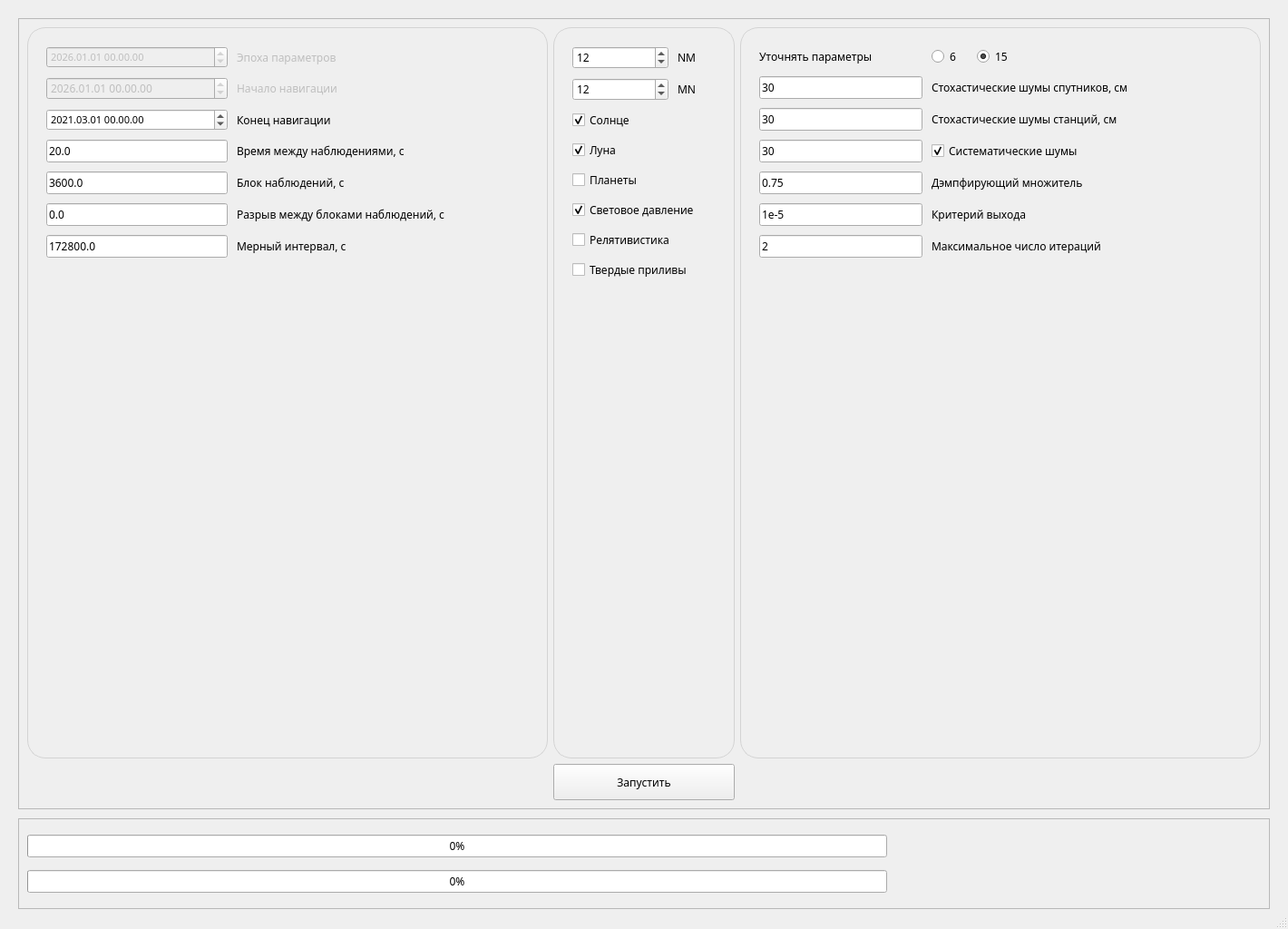
<?xml version="1.0" encoding="UTF-8"?>
<ui version="4.0">
 <class>MainWindow</class>
 <widget class="QMainWindow" name="MainWindow">
  <property name="geometry">
   <rect>
    <x>0</x>
    <y>0</y>
    <width>1420</width>
    <height>1024</height>
   </rect>
  </property>
  <property name="minimumSize">
   <size>
    <width>1200</width>
    <height>600</height>
   </size>
  </property>
  <property name="font">
   <font>
    <family>Montserrat</family>
   </font>
  </property>
  <property name="windowTitle">
   <string>Динамическая рекурсивная фильтрация</string>
  </property>
  <property name="windowIcon">
   <iconset>
    <normaloff>img/IconSatellite.png</normaloff>img/IconSatellite.png</iconset>
  </property>
  <widget class="QWidget" name="centralwidget">
   <layout class="QGridLayout" name="gridLayout">
    <property name="leftMargin">
     <number>20</number>
    </property>
    <property name="topMargin">
     <number>20</number>
    </property>
    <property name="rightMargin">
     <number>20</number>
    </property>
    <property name="bottomMargin">
     <number>0</number>
    </property>
    <property name="spacing">
     <number>10</number>
    </property>
    <item row="6" column="0" colspan="2">
     <widget class="QFrame" name="frame">
      <property name="minimumSize">
       <size>
        <width>0</width>
        <height>100</height>
       </size>
      </property>
      <property name="maximumSize">
       <size>
        <width>16777215</width>
        <height>100</height>
       </size>
      </property>
      <property name="frameShape">
       <enum>QFrame::StyledPanel</enum>
      </property>
      <property name="frameShadow">
       <enum>QFrame::Raised</enum>
      </property>
      <layout class="QGridLayout" name="gridLayout_6">
       <item row="4" column="0">
        <widget class="QProgressBar" name="pbProgress">
         <property name="value">
          <number>0</number>
         </property>
        </widget>
       </item>
       <item row="4" column="1">
        <widget class="QLabel" name="lProgress">
         <property name="minimumSize">
          <size>
           <width>400</width>
           <height>0</height>
          </size>
         </property>
         <property name="maximumSize">
          <size>
           <width>400</width>
           <height>16777215</height>
          </size>
         </property>
         <property name="text">
          <string/>
         </property>
        </widget>
       </item>
       <item row="5" column="0">
        <widget class="QProgressBar" name="pbLocalProgress">
         <property name="value">
          <number>0</number>
         </property>
        </widget>
       </item>
       <item row="5" column="1" colspan="2">
        <widget class="QLabel" name="lLocalProgress">
         <property name="maximumSize">
          <size>
           <width>400</width>
           <height>400</height>
          </size>
         </property>
         <property name="text">
          <string/>
         </property>
        </widget>
       </item>
      </layout>
     </widget>
    </item>
    <item row="4" column="0" colspan="2">
     <widget class="QFrame" name="fHeader">
      <property name="layoutDirection">
       <enum>Qt::LeftToRight</enum>
      </property>
      <property name="frameShape">
       <enum>QFrame::StyledPanel</enum>
      </property>
      <property name="frameShadow">
       <enum>QFrame::Raised</enum>
      </property>
      <layout class="QGridLayout" name="gridLayout_5">
       <item row="0" column="2">
        <widget class="QFrame" name="fOther">
         <property name="minimumSize">
          <size>
           <width>500</width>
           <height>0</height>
          </size>
         </property>
         <property name="styleSheet">
          <string notr="true">QFrame#fOther{
	border:1px solid #D3D3D3;
	border-radius:20px;
}</string>
         </property>
         <property name="frameShape">
          <enum>QFrame::StyledPanel</enum>
         </property>
         <property name="frameShadow">
          <enum>QFrame::Raised</enum>
         </property>
         <layout class="QGridLayout" name="gridLayout_4">
          <property name="leftMargin">
           <number>20</number>
          </property>
          <property name="topMargin">
           <number>20</number>
          </property>
          <property name="rightMargin">
           <number>20</number>
          </property>
          <property name="bottomMargin">
           <number>20</number>
          </property>
          <property name="spacing">
           <number>10</number>
          </property>
          <item row="4" column="0">
           <widget class="QLineEdit" name="leDempf">
            <property name="maximumSize">
             <size>
              <width>180</width>
              <height>16777215</height>
             </size>
            </property>
            <property name="font">
             <font>
              <family>Montserrat</family>
             </font>
            </property>
            <property name="text">
             <string>0.75</string>
            </property>
           </widget>
          </item>
          <item row="1" column="1" colspan="2">
           <widget class="QLabel" name="label_11">
            <property name="font">
             <font>
              <family>Montserrat</family>
             </font>
            </property>
            <property name="text">
             <string>Стохастические шумы спутников, см</string>
            </property>
           </widget>
          </item>
          <item row="7" column="0">
           <widget class="QLineEdit" name="lineEdit">
            <property name="maximumSize">
             <size>
              <width>180</width>
              <height>16777215</height>
             </size>
            </property>
            <property name="font">
             <font>
              <family>Montserrat</family>
             </font>
            </property>
            <property name="text">
             <string>2</string>
            </property>
           </widget>
          </item>
          <item row="0" column="1">
           <widget class="QRadioButton" name="rb6">
            <property name="maximumSize">
             <size>
              <width>40</width>
              <height>16777215</height>
             </size>
            </property>
            <property name="font">
             <font>
              <family>Montserrat</family>
             </font>
            </property>
            <property name="text">
             <string>6</string>
            </property>
           </widget>
          </item>
          <item row="3" column="1" colspan="2">
           <widget class="QCheckBox" name="cbSysErr">
            <property name="enabled">
             <bool>true</bool>
            </property>
            <property name="font">
             <font>
              <family>Montserrat</family>
             </font>
            </property>
            <property name="text">
             <string>Систематические шумы</string>
            </property>
            <property name="checked">
             <bool>true</bool>
            </property>
           </widget>
          </item>
          <item row="0" column="2">
           <widget class="QRadioButton" name="rb15">
            <property name="font">
             <font>
              <family>Montserrat</family>
             </font>
            </property>
            <property name="text">
             <string>15</string>
            </property>
            <property name="checked">
             <bool>true</bool>
            </property>
           </widget>
          </item>
          <item row="1" column="0">
           <widget class="QLineEdit" name="leSatErr">
            <property name="maximumSize">
             <size>
              <width>180</width>
              <height>16777215</height>
             </size>
            </property>
            <property name="font">
             <font>
              <family>Montserrat</family>
             </font>
            </property>
            <property name="text">
             <string>30</string>
            </property>
           </widget>
          </item>
          <item row="4" column="1" colspan="2">
           <widget class="QLabel" name="label_13">
            <property name="font">
             <font>
              <family>Montserrat</family>
             </font>
            </property>
            <property name="text">
             <string>Дэмпфирующий множитель</string>
            </property>
           </widget>
          </item>
          <item row="0" column="0">
           <widget class="QLabel" name="label_10">
            <property name="maximumSize">
             <size>
              <width>160</width>
              <height>16777215</height>
             </size>
            </property>
            <property name="font">
             <font>
              <family>Montserrat</family>
             </font>
            </property>
            <property name="text">
             <string>Уточнять параметры</string>
            </property>
           </widget>
          </item>
          <item row="6" column="0">
           <widget class="QLineEdit" name="leAcc">
            <property name="maximumSize">
             <size>
              <width>180</width>
              <height>16777215</height>
             </size>
            </property>
            <property name="font">
             <font>
              <family>Montserrat</family>
             </font>
            </property>
            <property name="text">
             <string>1e-5</string>
            </property>
           </widget>
          </item>
          <item row="2" column="1" colspan="2">
           <widget class="QLabel" name="label_12">
            <property name="font">
             <font>
              <family>Montserrat</family>
             </font>
            </property>
            <property name="text">
             <string>Стохастические шумы станций, см</string>
            </property>
           </widget>
          </item>
          <item row="2" column="0">
           <widget class="QLineEdit" name="leStanErr">
            <property name="maximumSize">
             <size>
              <width>180</width>
              <height>16777215</height>
             </size>
            </property>
            <property name="font">
             <font>
              <family>Montserrat</family>
             </font>
            </property>
            <property name="text">
             <string>30</string>
            </property>
           </widget>
          </item>
          <item row="6" column="1" colspan="2">
           <widget class="QLabel" name="label_14">
            <property name="font">
             <font>
              <family>Montserrat</family>
             </font>
            </property>
            <property name="text">
             <string>Критерий выхода</string>
            </property>
           </widget>
          </item>
          <item row="7" column="1" colspan="2">
           <widget class="QLabel" name="label_15">
            <property name="font">
             <font>
              <family>Montserrat</family>
             </font>
            </property>
            <property name="text">
             <string>Максимальное число итераций</string>
            </property>
           </widget>
          </item>
          <item row="3" column="0">
           <widget class="QLineEdit" name="leSysErr">
            <property name="enabled">
             <bool>true</bool>
            </property>
            <property name="maximumSize">
             <size>
              <width>180</width>
              <height>16777215</height>
             </size>
            </property>
            <property name="font">
             <font>
              <family>Montserrat</family>
             </font>
            </property>
            <property name="text">
             <string>30</string>
            </property>
           </widget>
          </item>
          <item row="8" column="0" colspan="3">
           <spacer name="verticalSpacer_2">
            <property name="orientation">
             <enum>Qt::Vertical</enum>
            </property>
            <property name="sizeHint" stdset="0">
             <size>
              <width>20</width>
              <height>40</height>
             </size>
            </property>
           </spacer>
          </item>
         </layout>
        </widget>
       </item>
       <item row="0" column="0">
        <widget class="QFrame" name="fNavFrames">
         <property name="minimumSize">
          <size>
           <width>500</width>
           <height>0</height>
          </size>
         </property>
         <property name="font">
          <font>
           <family>Montserrat</family>
          </font>
         </property>
         <property name="styleSheet">
          <string notr="true">QFrame#fNavFrames{
	border:1px solid #D3D3D3;
	border-radius:20px;
}</string>
         </property>
         <property name="frameShape">
          <enum>QFrame::StyledPanel</enum>
         </property>
         <property name="frameShadow">
          <enum>QFrame::Raised</enum>
         </property>
         <layout class="QGridLayout" name="gridLayout_2">
          <property name="leftMargin">
           <number>20</number>
          </property>
          <property name="topMargin">
           <number>20</number>
          </property>
          <property name="rightMargin">
           <number>20</number>
          </property>
          <property name="bottomMargin">
           <number>20</number>
          </property>
          <property name="spacing">
           <number>10</number>
          </property>
          <item row="2" column="0">
           <widget class="QDateTimeEdit" name="dteFinish">
            <property name="font">
             <font>
              <family>Montserrat</family>
              <pointsize>8</pointsize>
             </font>
            </property>
            <property name="date">
             <date>
              <year>2021</year>
              <month>3</month>
              <day>1</day>
             </date>
            </property>
            <property name="displayFormat">
             <string>yyyy.MM.dd hh.mm.ss</string>
            </property>
           </widget>
          </item>
          <item row="7" column="0">
           <widget class="QLineEdit" name="dteInterval">
            <property name="maximumSize">
             <size>
              <width>200</width>
              <height>16777215</height>
             </size>
            </property>
            <property name="font">
             <font>
              <family>Montserrat</family>
             </font>
            </property>
            <property name="text">
             <string>172800.0</string>
            </property>
           </widget>
          </item>
          <item row="7" column="1" colspan="2">
           <widget class="QLabel" name="label_7">
            <property name="font">
             <font>
              <family>Montserrat</family>
             </font>
            </property>
            <property name="text">
             <string>Мерный интервал, с</string>
            </property>
           </widget>
          </item>
          <item row="2" column="1" colspan="2">
           <widget class="QLabel" name="label_3">
            <property name="font">
             <font>
              <family>Montserrat</family>
             </font>
            </property>
            <property name="text">
             <string>Конец навигации</string>
            </property>
           </widget>
          </item>
          <item row="0" column="1" colspan="2">
           <widget class="QLabel" name="label_2">
            <property name="enabled">
             <bool>false</bool>
            </property>
            <property name="font">
             <font>
              <family>Montserrat</family>
             </font>
            </property>
            <property name="text">
             <string>Эпоха параметров</string>
            </property>
           </widget>
          </item>
          <item row="6" column="0">
           <widget class="QLineEdit" name="dteGap">
            <property name="maximumSize">
             <size>
              <width>200</width>
              <height>16777215</height>
             </size>
            </property>
            <property name="font">
             <font>
              <family>Montserrat</family>
             </font>
            </property>
            <property name="text">
             <string>0.0</string>
            </property>
           </widget>
          </item>
          <item row="1" column="0">
           <widget class="QDateTimeEdit" name="dteStart">
            <property name="enabled">
             <bool>false</bool>
            </property>
            <property name="font">
             <font>
              <family>Montserrat</family>
             </font>
            </property>
            <property name="date">
             <date>
              <year>2026</year>
              <month>1</month>
              <day>1</day>
             </date>
            </property>
            <property name="displayFormat">
             <string>yyyy.MM.dd hh.mm.ss</string>
            </property>
           </widget>
          </item>
          <item row="5" column="1" colspan="2">
           <widget class="QLabel" name="label_5">
            <property name="font">
             <font>
              <family>Montserrat</family>
             </font>
            </property>
            <property name="text">
             <string>Блок наблюдений, с</string>
            </property>
           </widget>
          </item>
          <item row="4" column="0">
           <widget class="QLineEdit" name="dteDt">
            <property name="maximumSize">
             <size>
              <width>200</width>
              <height>16777215</height>
             </size>
            </property>
            <property name="font">
             <font>
              <family>Montserrat</family>
             </font>
            </property>
            <property name="text">
             <string>20.0</string>
            </property>
           </widget>
          </item>
          <item row="0" column="0">
           <widget class="QDateTimeEdit" name="dtePars">
            <property name="enabled">
             <bool>false</bool>
            </property>
            <property name="font">
             <font>
              <family>Montserrat</family>
              <pointsize>8</pointsize>
             </font>
            </property>
            <property name="date">
             <date>
              <year>2026</year>
              <month>1</month>
              <day>1</day>
             </date>
            </property>
            <property name="displayFormat">
             <string>yyyy.MM.dd hh.mm.ss</string>
            </property>
           </widget>
          </item>
          <item row="1" column="1" colspan="2">
           <widget class="QLabel" name="label">
            <property name="enabled">
             <bool>false</bool>
            </property>
            <property name="font">
             <font>
              <family>Montserrat</family>
             </font>
            </property>
            <property name="text">
             <string>Начало навигации</string>
            </property>
           </widget>
          </item>
          <item row="5" column="0">
           <widget class="QLineEdit" name="dteBlock">
            <property name="maximumSize">
             <size>
              <width>200</width>
              <height>16777215</height>
             </size>
            </property>
            <property name="font">
             <font>
              <family>Montserrat</family>
             </font>
            </property>
            <property name="text">
             <string>3600.0</string>
            </property>
           </widget>
          </item>
          <item row="6" column="1" colspan="2">
           <widget class="QLabel" name="label_6">
            <property name="font">
             <font>
              <family>Montserrat</family>
             </font>
            </property>
            <property name="text">
             <string>Разрыв между блоками наблюдений, с</string>
            </property>
           </widget>
          </item>
          <item row="4" column="1" colspan="2">
           <widget class="QLabel" name="label_4">
            <property name="font">
             <font>
              <family>Montserrat</family>
             </font>
            </property>
            <property name="text">
             <string>Время между наблюдениями, с</string>
            </property>
           </widget>
          </item>
          <item row="8" column="0" colspan="3">
           <spacer name="verticalSpacer_3">
            <property name="orientation">
             <enum>Qt::Vertical</enum>
            </property>
            <property name="sizeHint" stdset="0">
             <size>
              <width>20</width>
              <height>40</height>
             </size>
            </property>
           </spacer>
          </item>
         </layout>
        </widget>
       </item>
       <item row="1" column="1">
        <widget class="QPushButton" name="btnRunProcces">
         <property name="minimumSize">
          <size>
           <width>180</width>
           <height>40</height>
          </size>
         </property>
         <property name="styleSheet">
          <string notr="true"/>
         </property>
         <property name="text">
          <string>Запустить</string>
         </property>
        </widget>
       </item>
       <item row="0" column="1">
        <widget class="QFrame" name="fPerturb">
         <property name="minimumSize">
          <size>
           <width>200</width>
           <height>0</height>
          </size>
         </property>
         <property name="maximumSize">
          <size>
           <width>200</width>
           <height>16777215</height>
          </size>
         </property>
         <property name="styleSheet">
          <string notr="true">QFrame#fPerturb{
	border:1px solid #D3D3D3;
	border-radius:20px;
}</string>
         </property>
         <property name="frameShape">
          <enum>QFrame::StyledPanel</enum>
         </property>
         <property name="frameShadow">
          <enum>QFrame::Raised</enum>
         </property>
         <layout class="QGridLayout" name="gridLayout_3">
          <property name="leftMargin">
           <number>20</number>
          </property>
          <property name="topMargin">
           <number>20</number>
          </property>
          <property name="rightMargin">
           <number>20</number>
          </property>
          <property name="bottomMargin">
           <number>20</number>
          </property>
          <property name="spacing">
           <number>10</number>
          </property>
          <item row="8" column="0" colspan="3">
           <widget class="QCheckBox" name="cbTides">
            <property name="font">
             <font>
              <family>Montserrat</family>
             </font>
            </property>
            <property name="text">
             <string>Твердые приливы</string>
            </property>
           </widget>
          </item>
          <item row="1" column="0" colspan="2">
           <widget class="QSpinBox" name="sbMN">
            <property name="font">
             <font>
              <family>Montserrat</family>
             </font>
            </property>
            <property name="maximum">
             <number>360</number>
            </property>
            <property name="value">
             <number>12</number>
            </property>
           </widget>
          </item>
          <item row="4" column="0">
           <widget class="QCheckBox" name="cbMoon">
            <property name="font">
             <font>
              <family>Montserrat</family>
             </font>
            </property>
            <property name="text">
             <string>Луна</string>
            </property>
            <property name="checked">
             <bool>true</bool>
            </property>
           </widget>
          </item>
          <item row="2" column="0" colspan="3">
           <widget class="QCheckBox" name="cbSun">
            <property name="font">
             <font>
              <family>Montserrat</family>
             </font>
            </property>
            <property name="text">
             <string>Солнце</string>
            </property>
            <property name="checked">
             <bool>true</bool>
            </property>
           </widget>
          </item>
          <item row="0" column="0" colspan="2">
           <widget class="QSpinBox" name="sbNM">
            <property name="font">
             <font>
              <family>Montserrat</family>
             </font>
            </property>
            <property name="minimum">
             <number>0</number>
            </property>
            <property name="maximum">
             <number>360</number>
            </property>
            <property name="singleStep">
             <number>1</number>
            </property>
            <property name="value">
             <number>12</number>
            </property>
           </widget>
          </item>
          <item row="0" column="2">
           <widget class="QLabel" name="label_8">
            <property name="font">
             <font>
              <family>Montserrat</family>
             </font>
            </property>
            <property name="text">
             <string>NM</string>
            </property>
           </widget>
          </item>
          <item row="7" column="0" colspan="3">
           <widget class="QCheckBox" name="cbRel">
            <property name="font">
             <font>
              <family>Montserrat</family>
             </font>
            </property>
            <property name="text">
             <string>Релятивистика</string>
            </property>
           </widget>
          </item>
          <item row="5" column="0" colspan="3">
           <widget class="QCheckBox" name="cbPlans">
            <property name="font">
             <font>
              <family>Montserrat</family>
             </font>
            </property>
            <property name="text">
             <string>Планеты</string>
            </property>
            <property name="checked">
             <bool>false</bool>
            </property>
           </widget>
          </item>
          <item row="1" column="2">
           <widget class="QLabel" name="label_9">
            <property name="font">
             <font>
              <family>Montserrat</family>
             </font>
            </property>
            <property name="text">
             <string>MN</string>
            </property>
           </widget>
          </item>
          <item row="6" column="0" colspan="3">
           <widget class="QCheckBox" name="cbLP">
            <property name="font">
             <font>
              <family>Montserrat</family>
             </font>
            </property>
            <property name="text">
             <string>Световое давление</string>
            </property>
            <property name="checked">
             <bool>true</bool>
            </property>
           </widget>
          </item>
          <item row="9" column="0" colspan="3">
           <spacer name="verticalSpacer">
            <property name="orientation">
             <enum>Qt::Vertical</enum>
            </property>
            <property name="sizeHint" stdset="0">
             <size>
              <width>20</width>
              <height>40</height>
             </size>
            </property>
           </spacer>
          </item>
         </layout>
        </widget>
       </item>
      </layout>
     </widget>
    </item>
   </layout>
  </widget>
  <widget class="QMenuBar" name="menubar">
   <property name="geometry">
    <rect>
     <x>0</x>
     <y>0</y>
     <width>1420</width>
     <height>26</height>
    </rect>
   </property>
  </widget>
  <widget class="QStatusBar" name="statusbar"/>
 </widget>
 <resources/>
 <connections/>
</ui>
